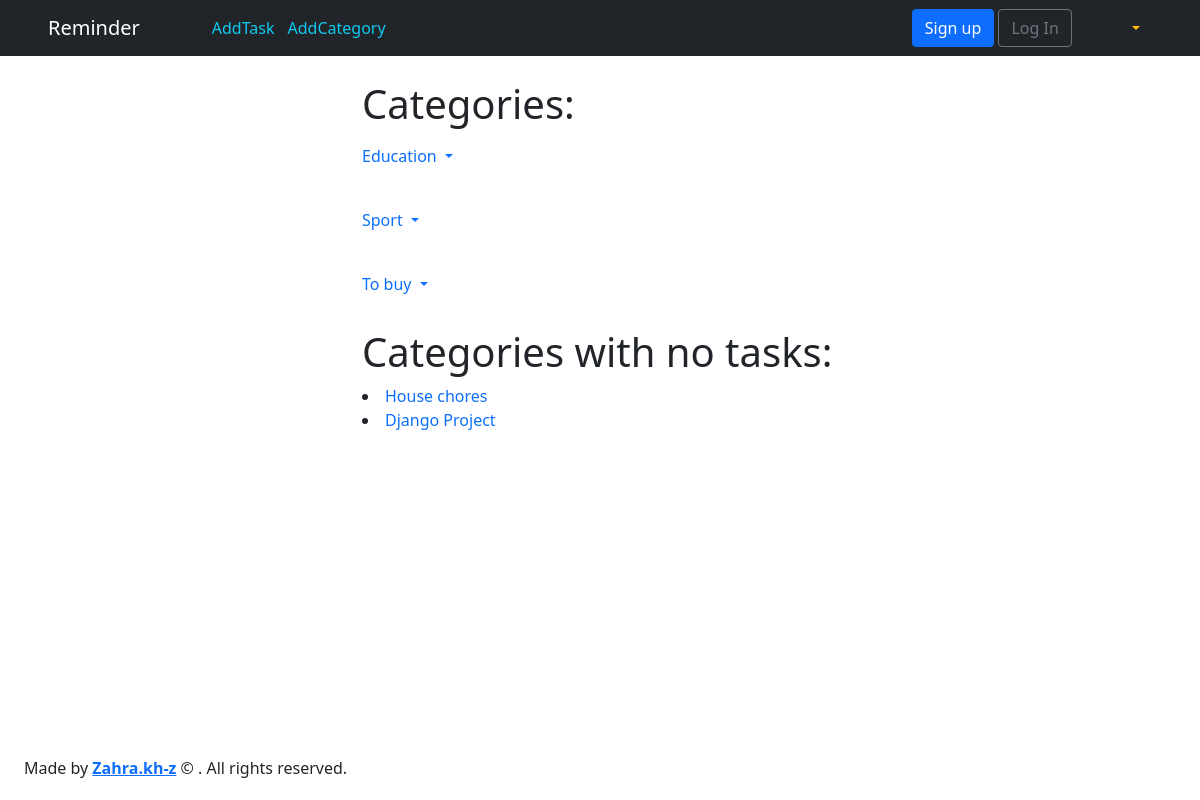
Before: /category/ with the older database file.
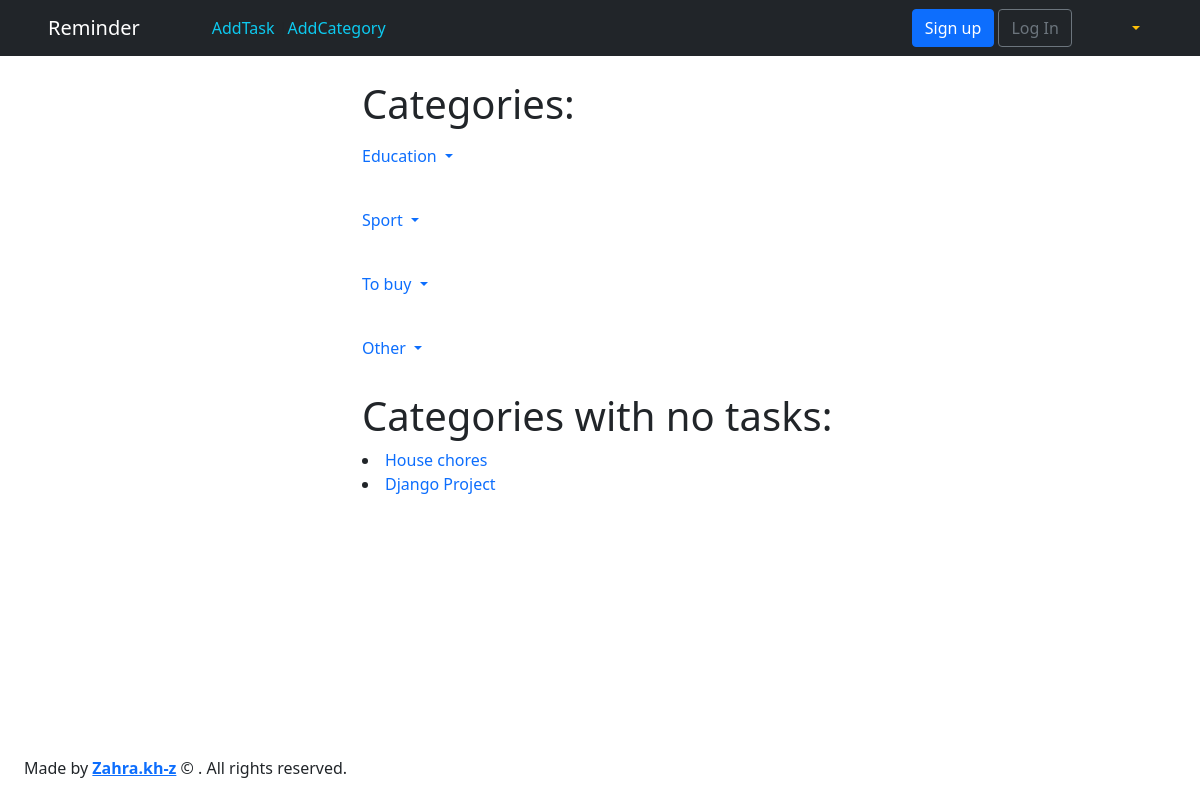
After: the same page with the newer database file.
### todo/models.py (models this page shows, shortened)
class Category(models.Model):
    name = models.CharField(max_length=100)  # Like a varchar
    objects = TodoManager()
    class Meta:
        verbose_name = "Category"
        verbose_name_plural = "Categories"
    def __str__(self):
        return self.name  # name to be shown when called

### todo/views.py (the view)
# urls.py: path('category/', cat_index, name='categories_list'),
def cat_index(request):
    todos = Task.objects.get_all_tasks()  # quering all todos with the object manager
    categories = Category.objects.get_all_category()  # getting all categories with object manager
    category_full = []  # category list with task
    category_empty = []  # category list without task
    for cat in categories:
        if Task.objects.cat_name(cat):
            category_full.append(cat)
        else:
            category_empty.append(cat)
    return render(request, "categories_list.html", {"todos": todos,
                                                    "category_empty": category_empty,
                                                    'category_full': category_full})

### todo/models.py (called while the page is built)
    def get_all_tasks(self):
        tasks = Task.objects.all()
        return tasks

    def get_all_category(self):
        categories = Category.objects.all()
        return categories

    def cat_name(self, cat):
        return Task.objects.filter(category__name=cat)

### templates/categories_list.html (shortened to what this page needs)
{% extends 'base.html' %}
{% block content %}
     <div class="container" style="width:500px; margin:0 auto;">
    <h1>Categories:</h1>
    {% for cat in category_full %}
    <ul class="navbar-nav ml-auto  ">
        <li class="nav-item dropdown">
          <a class="nav-link dropdown-toggle" href="#" id="userMenu"
             role="button" data-bs-toggle="dropdown" aria-expanded="false">
             {{ cat.name }}
          </a>
        </li>
     </ul>
    <br>
    {% endfor %}
    <h1>Categories with no tasks:</h1>
     {% for cat in category_empty %}
         <li><a class="text-decoration-none" href="#"> {{ cat.name }}</a></li>
    {% endfor %}
    <br>
     </div>
{% endblock content %}

Changed rows visible on the page:
added Category: name "Other", shown under "Categories:"
